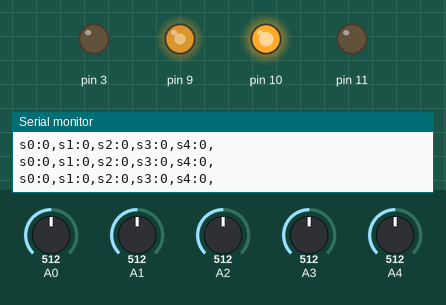
A sketch run on a simulated Arduino Uno, built with avr-gcc and run on an emulated ATmega328P. Shown: output pins drawn as LEDs (lit = HIGH), the last lines printed to the serial monitor. The test bench sets the inputs (shaded band); at power-on: A0 = 512, A1 = 512, A2 = 512, A3 = 512, A4 = 512.

Above: at 2.8 s.
2.9 s: A0 set to 880
At 3.4 s:
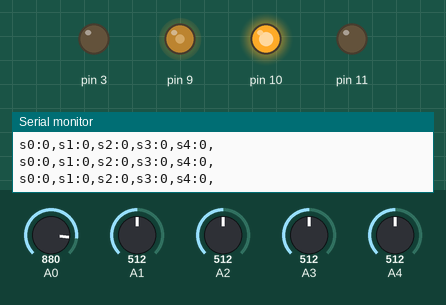
5.9 s: A0 set to 912
At 6.19 s:
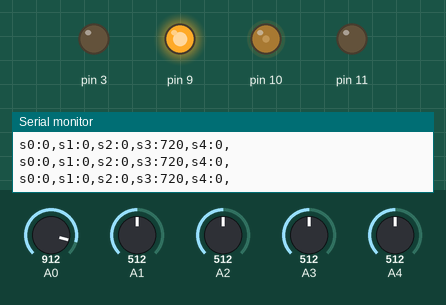
8.9 s: A0 set to 884
At 10.5 s:
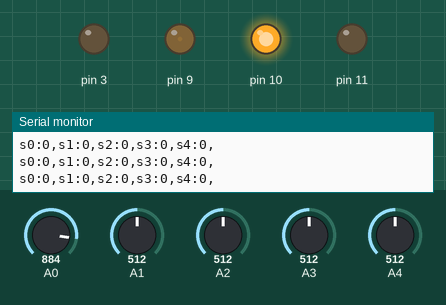
Timing chart, 0 to 12.0 s (numbered marks = the images above; inputs shaded):
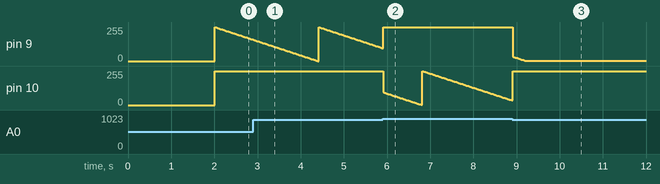

The sketch:

JKZikken3.ino
```cpp
#include "main_3.hpp"

void setup()
{
  // Mains::main_1();
  // Mains::main_2();
  Mains::main_3();
}

void loop()
{
  volatile u8 dummy = 0;
  dummy = dummy + 1;
}
```

main_3.hpp
```cpp
#pragma once

#include "main_header.hpp"

namespace Mains
{
	constexpr auto sample_count = 20;
	constexpr auto threthold = 50;
	constexpr u16 brake_prescaler = 2;
  constexpr u8 multiplier = 3;

	enum class State : u8
	{
		Forward,
		Left,
		Right
	};

	void main_3()
	{
		Serial.begin(2'000'000);
		auto robot = Mains::Robot::make();
		auto state = State::Forward;
		u8 brake_count = 0;
		u16 brake_timer = 0;

		delay(2000);

		while (true)
		{
			u16 sensor_values[5]{};
			for (u8 sample_time = 0; sample_time < sample_count; ++sample_time)
				for (u8 i = 0; i < 5; ++i)
				{
					sensor_values[i] += robot.photos[i].read();
				}

			for (u8 i = 0; i < 5; ++i)
			{
				Serial.print("s");
				Serial.print(i);
				Serial.print(":");
				Serial.print(sensor_values[i]);
				Serial.print(",");
			}
			Serial.println("");

			bool is_black_l = sensor_values[1] > threthold;
			bool is_black_r = sensor_values[3] > threthold;

			if (is_black_l && is_black_r)
			{
				state = State::Forward;
				brake_count = 0;
			}
			else if (!is_black_r)
			{
				state = State::Right;
			}
			else if (!is_black_l)
			{
				state = State::Left;
			}

			if (brake_timer == brake_prescaler - 1)
			{
				brake_timer = 0;
				brake_count = brake_count == 255 ? 255 : brake_count + 1;
			}
			else
			{
				brake_timer = brake_timer + 1;
			}

			switch (state)
			{
			case State::Forward:
				robot.left_motor.forward(255);
				robot.right_motor.forward(255);
				break;

			case State::Left:
				robot.left_motor.forward(mystd::max<u8>(255 - multiplier * brake_count, 0));
				robot.right_motor.forward(255);
				break;

			case State::Right:
				robot.left_motor.forward(255);
				robot.right_motor.forward(mystd::max<u8>(255 - multiplier * brake_count, 0));
			}

			delay(1);
		}
	}
}
```

main_header.hpp
```cpp
#include "mystd/integer_types.hpp"
#include "sanitized_arduino.hpp"

namespace mystd {
  template<class T>
  auto max(const T l, const T r) noexcept -> T
  {
    return l < r ? r : l;
  }

  template<class T>
  auto min(const T l, const T r) noexcept -> T
  {
    return l < r ? l : r;
  }
}

namespace jkb21
{
  struct Motor final
  {
    u8 in1_pin;
    u8 in2_pin;
    bool is_forward_cw;

    static auto make(const u8 in1_pin, const u8 in2_pin, const bool is_forward_cw) noexcept -> Motor
    {
      pinMode(in1_pin, OUTPUT);
      pinMode(in2_pin, OUTPUT);
      return Motor{in1_pin, in2_pin, is_forward_cw};
    }

    void forward(u8 pwm) noexcept
    {
      if(is_forward_cw) {
        analogWrite(in1_pin, pwm);
        analogWrite(in2_pin, 0);
      } else {
        analogWrite(in1_pin, 0);
        analogWrite(in2_pin, pwm);
      }
    }

    void backward(u8 pwm) noexcept
    {
      if(is_forward_cw) {
        analogWrite(in1_pin, 0);
        analogWrite(in2_pin, pwm);
      } else {
        analogWrite(in1_pin, pwm);
        analogWrite(in2_pin, 0);
      }
    }

    void brake() noexcept
    {
      analogWrite(in1_pin, 255);
      analogWrite(in2_pin, 255);
    }

    void stop() noexcept
    {
      analogWrite(in1_pin, 0);
      analogWrite(in2_pin, 0);
    }

    void take_off_forward() noexcept
    {
      forward(128);
    }

    void take_off_backward() noexcept
    {
      backward(128);
    }
  };

  struct Photo final {

    static constexpr u16 photo_min = 894;
    static constexpr u16 photo_max = 1020;

    u8 pin;

    static auto make(const u8 pin) noexcept -> Photo
    {
      pinMode(pin, INPUT);
      return Photo{pin};
    }

    auto read() noexcept -> u8
    {
      const u16 raw = analogRead(this->pin);
			const u16 cliped = mystd::max<u16>(photo_min, mystd::min<u16>(photo_max, raw));
			return 255 * (cliped - photo_min) / (photo_max - photo_min);
    }
  };
}

namespace Mains {
  using namespace mystd::integer_types;
  using mystd::integer_types::u8;
  using mystd::integer_types::u16;
  using mystd::integer_types::u32;

  using jkb21::Motor;
  using jkb21::Photo;

  struct Robot final {
    Motor left_motor;
    Motor right_motor;
    Photo photos[5];

    static auto make() noexcept -> Robot
    {
      return Robot {
        Motor::make(10, 11, true)
        , Motor::make(3, 9, false)
        , {
          Photo::make(A4)
          , Photo::make(A2)
          , Photo::make(A1)
          , Photo::make(A0)
          , Photo::make(A3)
        }
      };
    }
  };
}
```

integer_types.hpp
```cpp
#pragma once

// to use fixed bit width integer type
#include <stdint.h>
// to use size_t
#include <stddef.h>

namespace mystd::integer_types {
	// alias types of fixed bit width integer types.
	using u8 = uint8_t;
	using u16 = uint16_t;
	using u32 = uint32_t;
	using u64 = uint64_t;
	using i8 = int8_t;
	using i16 = int16_t;
	using i32 = int32_t;
	using i64 = int64_t;

	using usize = size_t;
	using ubyte = unsigned char;
}

namespace mystd {
	using namespace mystd::integer_types;
}
```

sanitized_arduino.hpp
```cpp
#pragma once

#include <Arduino.h>

#undef max
#undef min
#undef abs
```

Measured:
- the behaviour switches between 895 and 896 on A0 (found by bisection; images 1 and 2)
- after the input at 8.9 s, pin 9: moves from 255/255 to 2/255 over 0.28 s, starting at once
